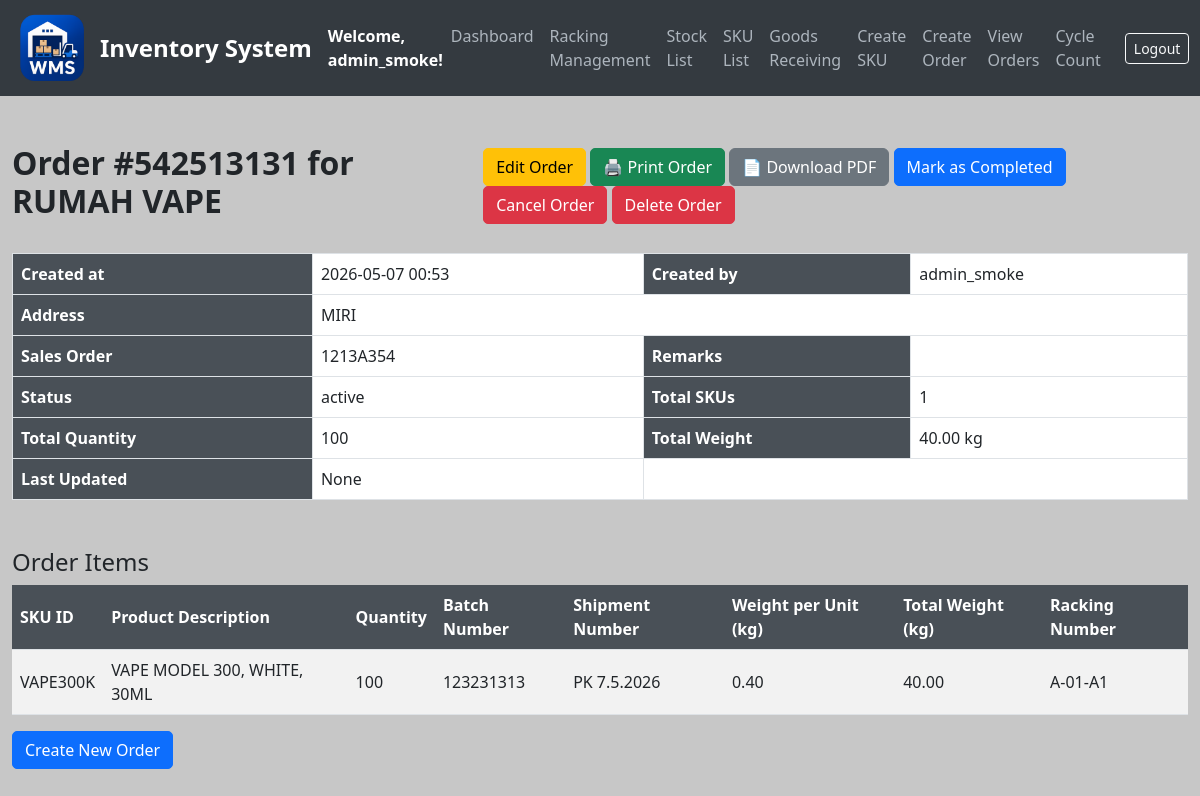
The page /order/1 (signed in) on the database its author committed.
### models.py (models this page shows, shortened)
class User(UserMixin, db.Model):
    __tablename__ = 'users'
    id = db.Column(db.Integer, primary_key=True)
    username = db.Column(db.String(80), unique=True, nullable=False)
    email = db.Column(db.String(120), unique=True, nullable=False)
    password = db.Column(db.String(200), nullable=False)
    date_created = db.Column(db.DateTime, default=get_local_time)
    last_login = db.Column(db.DateTime, nullable=True)
    is_active = db.Column(db.Boolean, default=True)
    is_approved = db.Column(db.Boolean, default=False)
    is_admin = db.Column(db.Boolean, default=False)
    can_create_racking = db.Column(db.Boolean, default=False)
    can_create_stock = db.Column(db.Boolean, default=False)
    can_create_order = db.Column(db.Boolean, default=False)
    can_transfer_stock = db.Column(db.Boolean, default=False)
    can_transfer_batch = db.Column(db.Boolean, default=False)
    can_mass_transfer = db.Column(db.Boolean, default=False)
    can_bulk_transfer = db.Column(db.Boolean, default=False)
    can_add_sku = db.Column(db.Boolean, default=False)
    can_view_orders = db.Column(db.Boolean, default=False)  # ← new
    can_cycle_count = db.Column(db.Boolean, default=False)  # ← new

class Order(db.Model):
    __tablename__ = 'orders'
    id = db.Column(db.Integer, primary_key=True)
    dn_number = db.Column(db.String(50), unique=True, nullable=False)  # Add DN number field
    created_at = db.Column(db.DateTime, default=get_local_time)
    customer_name = db.Column(db.String(100), nullable=False)
    address = db.Column(db.String(255), nullable=False)
    sales_order = db.Column(db.String(255), nullable=False)
    remarks = db.Column(db.String(255), nullable=True)
    status = db.Column(db.String(20), default='active')
    created_by = db.Column(db.String(255), nullable=True)
    last_updated_by = db.Column(db.String(255), nullable=True)  # Add this line
    items = db.relationship('OrderItem', backref='order', cascade='all, delete-orphan', lazy=True)

class OrderItem(db.Model):
    __tablename__ = 'order_items'
    id = db.Column(db.Integer, primary_key=True)
    order_id = db.Column(db.Integer, db.ForeignKey('orders.id'), nullable=False)
    sku_id = db.Column(db.Integer, db.ForeignKey('sku_list.id'), nullable=False)
    batch_number = db.Column(db.String(50), nullable=False)  # Add batch number column
    shipment_number = db.Column(db.String(100), nullable=False)
    quantity = db.Column(db.Integer, nullable=False)
    racking_number = db.Column(db.String(50), nullable=False)
    sku = db.relationship('SKU', backref='order_items')

class SKU(db.Model):
    __tablename__ = 'sku_list'
    id = db.Column(db.Integer, primary_key=True)
    material_number = db.Column(db.String(50), unique=True, nullable=False)
    product_description = db.Column(db.String(200), nullable=False)
    pack_size_id = db.Column(db.Integer, db.ForeignKey('pack_sizes.id'), nullable=False)
    weight = db.Column(db.Float, nullable=False)
    pack_size = db.relationship('PackSize', backref='skus', lazy=True)  # Establish relationship

### app.py (the view)
@app.route('/order/<int:order_id>')
@login_required
def view_order(order_id):
    order = Order.query.get_or_404(order_id)
    unique_skus = {item.sku.material_number for item in order.items}  # Set of unique SKUs
    total_sku = len(unique_skus)  # Number of unique SKUs
    total_quantity = sum(item.quantity for item in order.items)  # Sum of quantities
    total_weight = sum(item.quantity * item.sku.weight for item in order.items)
    return render_template('view_order.html', order=order, total_sku=total_sku, total_quantity=total_quantity, total_weight=total_weight)

### app.py (called while the page is built)
@login_manager.user_loader
def load_user(user_id):
    return db.session.get(User, int(user_id))

### templates/view_order.html (shortened to what this page needs)
{% extends "base.html" %}
{% block content %}
<div class="container mt-5">
    <div class="d-flex justify-content-between align-items-center">
        <h2>Order #{{ order.dn_number }} for {{ order.customer_name }}</h2>
        <div class="button-group">
            {% if order.status == 'completed' %}
                <button class="btn btn-warning" id="editOrderButton" disabled>
                    Edit Order
                </button>
            {% else %}
                <button class="btn btn-warning" id="editOrderButton">
                    Edit Order
                </button>
            {% endif %}
            <button type="button" class="btn btn-success" id="printOrderButton">
                🖨️ Print Order
            </button>
            <a href="#" id="downloadPDF" class="btn btn-secondary">
                📄 Download PDF
            </a>
            <button type="button" class="btn btn-primary" id="toggleOrderStatusButton" data-status="{{ order.status }}">
                {% if order.status == 'active' %}
                    Mark as Completed
                {% elif order.status == 'completed' %}
                    Re-Open Order
                {% endif %}
            </button>
            <form id="cancelOrderForm" style="display:inline;">
                <button type="button" class="btn btn-danger" id="cancelOrderButton" {% if order.status == 'completed' %}disabled{% endif %}>
                    Cancel Order
                </button>
            </form>
            <form id="deleteOrderForm" style="display:inline;">
                <button type="button" class="btn btn-danger" id="deleteOrderButton" {% if order.status == 'completed' %}disabled{% endif %}>
                    Delete Order
                </button>
            </form>
        </div>
    </div>
    <div class="table-responsive">
        <table class="table table-bordered table-sm mt-4">
            <tbody>
                <tr>
                    <th scope="row">Created at</th>
                    <td>{{ order.created_at.strftime('%Y-%m-%d %H:%M') }}</td>
                    <th scope="row">Created by</th>
                    <td>{{ order.created_by }}</td>
                </tr>
                <tr>
                    <th scope="row">Address</th>
                    <td colspan="3">{{ order.address }}</td>
                </tr>
                <tr>
                    <th scope="row">Sales Order</th>
                    <td>{{ order.sales_order }}</td>
                    <th scope="row">Remarks</th>
                    <td>{{ order.remarks }}</td>
                </tr>
                <tr>
                    <th scope="row">Status</th>
                    <td id="orderStatus">{{ order.status }}</td>
                    <th scope="row">Total SKUs</th>
                    <td>{{ total_sku }}</td>
                </tr>
                <tr>
                    <th scope="row">Total Quantity</th>
                    <td>{{ total_quantity }}</td>
                    <th scope="row">Total Weight</th>
                    <td>{{ "%.2f"|format(total_weight) }} kg</td>
                </tr>
                <tr>
                    <th scope="row">Last Updated</th>
                    <td>{{ order.last_updated_by }}</td>
                    <td colspan="2"></td>
                </tr>
            </tbody>
        </table>
    </div>
    <h4>Order Items</h4>
    <table class="table table-striped">
        <thead>
            <tr>
                <th>SKU ID</th>
                <th>Product Description</th>
                <th>Quantity</th>
                <th>Batch Number</th>
                <th>Shipment Number</th>
                <th>Weight per Unit (kg)</th>
                <th>Total Weight (kg)</th>
                <th>Racking Number</th>
            </tr>
        </thead>
        <tbody>
            {% for item in order.items %}
                <tr>
                    <td>{{ item.sku.material_number }}</td>
                    <td>{{ item.sku.product_description }}</td>
                    <td>{{ item.quantity }}</td>
                    <td>{{ item.batch_number }}</td>
                    <td>{{ item.shipment_number }}</td>
                    <td>{{ "%.2f"|format(item.sku.weight) }}</td>
                    <td>{{ "%.2f"|format(item.quantity * item.sku.weight) }}</td>
                    <td>{{ item.racking_number }}</td>
                </tr>
            {% endfor %}
        </tbody>
    </table>
   <a href="{{ url_for('create_order_page') }}" class="btn btn-primary">Create New Order</a>
</div>
{% endblock %}

### templates/base.html (shortened to what this page needs)
<!DOCTYPE html>
<html lang="en">
<head>
    <link href="https://cdn.jsdelivr.net/npm/bootstrap@5.3.0/dist/css/bootstrap.min.css" rel="stylesheet">
</head>
<body>
<nav class="navbar navbar-expand-lg navbar-dark">
    <div class="container-fluid">
        <img src="{{ url_for('static', filename='logo_.png') }}" alt="Logo" width="80" height="80" class="me-2">
        <a class="navbar-brand" href="/">Inventory System</a>
        <strong class="text-white">Welcome, {{ current_user.username }}!</strong>
        <div class="collapse navbar-collapse" id="navbarNav">
            <ul class="navbar-nav ms-auto">
                <li class="nav-item"><a class="nav-link" href="/dashboard">Dashboard</a></li>
                {% if current_user.is_admin or current_user.can_create_racking %}
                <li class="nav-item"><a class="nav-link" href="/create_racking">Racking Management</a></li>
                {% endif %}
                <li class="nav-item"><a class="nav-link" href="/stocks">Stock List</a></li>
                <li class="nav-item"><a class="nav-link" href="/sku-list">SKU List</a></li>
                {% if current_user.is_admin or current_user.can_create_stock %}
                <li class="nav-item"><a class="nav-link" href="/create-stock">Goods Receiving</a></li>
                {% endif %}
                {% if current_user.is_admin or current_user.can_add_sku %}
                <li class="nav-item"><a class="nav-link" href="/add-sku">Create SKU</a></li>
                {% endif %}
                {% if current_user.is_admin or current_user.can_create_order %}
                <li class="nav-item"><a class="nav-link" href="/create-order">Create Order</a></li>
                {% endif %}
                {% if current_user.is_admin or current_user.can_view_orders %}
                <li class="nav-item"><a class="nav-link" href="/orders">View Orders</a></li>
                {% endif %}
                {% if current_user.is_admin or current_user.can_cycle_count %}
                <li class="nav-item"><a class="nav-link" href="/cycle-count">Cycle Count</a></li>
                {% endif %}
            </ul>
            <form class="d-flex ms-3" action="{{ url_for('logout') }}" method="POST">
                <button class="btn btn-sm btn-outline-light" type="submit">Logout</button>
            </form>
        </div>
    </div>
</nav>
{% block content %}{% endblock %}
</body>
</html>

### rows shown on the page
User: username "admin_smoke"
Order: dn_number "542513131", customer_name "RUMAH VAPE", created_at "2026-05-07 00:53", created_by "admin_smoke", address "MIRI", sales_order "1213A354", status "active", last_updated_by "None"
OrderItem: sku.material_number "VAPE300K", sku.product_description "VAPE MODEL 300, WHITE, 30ML", quantity "100", batch_number "123231313", shipment_number "PK 7.5.2026", item.quantity*item.sku.weight "40.00", racking_number "A-01-A1"
SKU: sku.weight "0.40"

### other values the page prints
{{ total_sku }} "1"
{{ total_quantity }} "100"
{{ "%.2f"|format(total_weight) }} "40.00"
